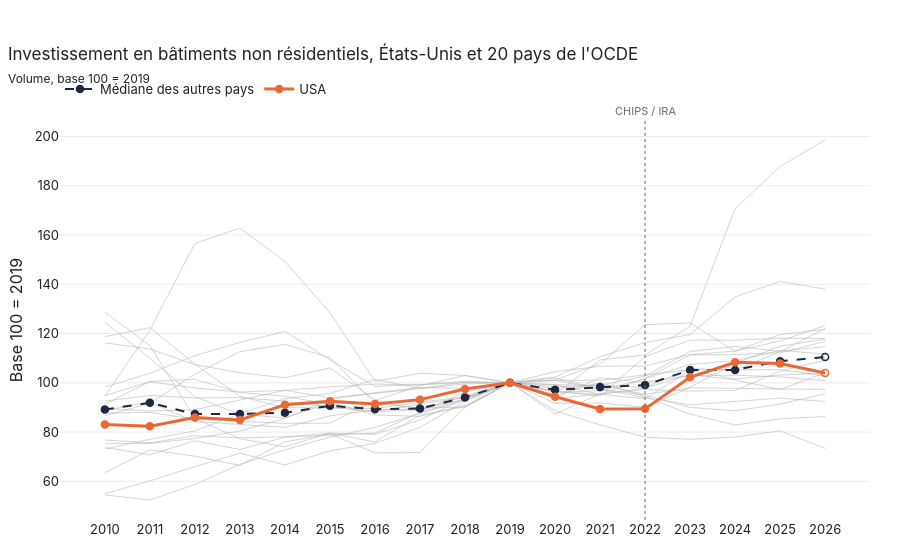

Notebook code cell kept with this figure:
### Markdown cell above
## 4. Comparaison entre pays

### Code cell
plot_spaghetti(oecd, 'quarter', 'USA',
               title="Investissement en bâtiments non résidentiels, États-Unis et 20 pays de l'OCDE",
               subtitle='Volume, base 100 = 2019')

### Figure 1 — Plotly figure (JSON) as saved in the notebook; plotly's stock layout.template omitted (floating-point values rounded to 4 significant figures)
{"data": [{"hovertemplate": "AUS : %{y:.0f}<extra></extra>", "line": {"color": "#b8b8b8", "width": 1}, "mode": "lines", "name": "AUS", "opacity": 0.6, "showlegend": false, "type": "scatter", "x": [2010, 2011, 2012, 2013, 2014, 2015, 2016, 2017, 2018, 2019, 2020, 2021, 2022, 2023, 2024, 2025, 2026], "y": [94.61, 121.4, 156.5, 162.8, 149.3, 128.5, 100.6, 103.9, 103.0, 100.0, 96.22, 96.79, 101.7, 111.3, 111.5, 112.2, 116.8]}, {"hovertemplate": "AUT : %{y:.0f}<extra></extra>", "line": {"color": "#b8b8b8", "width": 1}, "mode": "lines", "name": "AUT", "opacity": 0.6, "showlegend": false, "type": "scatter", "x": [2010, 2011, 2012, 2013, 2014, 2015, 2016, 2017, 2018, 2019, 2020, 2021, 2022, 2023, 2024, 2025, 2026], "y": [91.33, 100.6, 101.4, 96.06, 94.57, 91.22, 88.28, 89.07, 94.75, 100.0, 94.9, 100.2, 94.4, 87.3, 82.89, 85.4, 86.28]}, {"hovertemplate": "CAN : %{y:.0f}<extra></extra>", "line": {"color": "#b8b8b8", "width": 1}, "mode": "lines", "name": "CAN", "opacity": 0.6, "showlegend": false, "type": "scatter", "x": [2010, 2011, 2012, 2013, 2014, 2015, 2016, 2017, 2018, 2019, 2020, 2021, 2022, 2023, 2024, 2025, 2026], "y": [98.28, 103.8, 111.1, 116.4, 120.9, 109.4, 98.52, 99.35, 100.1, 100.0, 93.62, 95.36, 101.7, 107.5, 108.9, 113.1, 111.7]}, {"hovertemplate": "CZE : %{y:.0f}<extra></extra>", "line": {"color": "#b8b8b8", "width": 1}, "mode": "lines", "name": "CZE", "opacity": 0.6, "showlegend": false, "type": "scatter", "x": [2010, 2011, 2012, 2013, 2014, 2015, 2016, 2017, 2018, 2019, 2020, 2021, 2022, 2023, 2024, 2025, 2026], "y": [116.2, 113.7, 107.4, 104.1, 102.0, 106.0, 93.07, 88.34, 96.11, 100.0, 99.24, 99.02, 98.11, 105.7, 105.2, 112.6, 122.0]}, {"hovertemplate": "DEU : %{y:.0f}<extra></extra>", "line": {"color": "#b8b8b8", "width": 1}, "mode": "lines", "name": "DEU", "opacity": 0.6, "showlegend": false, "type": "scatter", "x": [2010, 2011, 2012, 2013, 2014, 2015, 2016, 2017, 2018, 2019, 2020, 2021, 2022, 2023, 2024, 2025, 2026], "y": [94.81, 100.4, 97.91, 96.25, 96.96, 93.95, 95.71, 97.61, 99.56, 100.0, 102.0, 97.5, 93.98, 91.09, 92.53, 93.78, 92.44]}, {"hovertemplate": "DNK : %{y:.0f}<extra></extra>", "line": {"color": "#b8b8b8", "width": 1}, "mode": "lines", "name": "DNK", "opacity": 0.6, "showlegend": false, "type": "scatter", "x": [2010, 2011, 2012, 2013, 2014, 2015, 2016, 2017, 2018, 2019, 2020, 2021, 2022, 2023, 2024, 2025, 2026], "y": [73.15, 77.05, 80.48, 87.49, 93.56, 95.68, 101.4, 97.71, 100.3, 100.0, 102.3, 110.6, 116.3, 119.6, 134.9, 141.1, 138.0]}, {"hovertemplate": "ESP : %{y:.0f}<extra></extra>", "line": {"color": "#b8b8b8", "width": 1}, "mode": "lines", "name": "ESP", "opacity": 0.6, "showlegend": false, "type": "scatter", "x": [2010, 2011, 2012, 2013, 2014, 2015, 2016, 2017, 2018, 2019, 2020, 2021, 2022, 2023, 2024, 2025, 2026], "y": [124.6, 110.0, 94.39, 87.19, 85.75, 91.95, 86.96, 86.37, 90.91, 100.0, 91.69, 91.8, 90.06, 98.19, 107.9, 114.9, 117.7]}, {"hovertemplate": "FIN : %{y:.0f}<extra></extra>", "line": {"color": "#b8b8b8", "width": 1}, "mode": "lines", "name": "FIN", "opacity": 0.6, "showlegend": false, "type": "scatter", "x": [2010, 2011, 2012, 2013, 2014, 2015, 2016, 2017, 2018, 2019, 2020, 2021, 2022, 2023, 2024, 2025, 2026], "y": [87.71, 87.99, 85.19, 84.51, 83.55, 83.65, 92.84, 98.82, 103.0, 100.0, 101.1, 97.43, 95.05, 90.04, 88.64, 91.34, 95.55]}, {"hovertemplate": "FRA : %{y:.0f}<extra></extra>", "line": {"color": "#b8b8b8", "width": 1}, "mode": "lines", "name": "FRA", "opacity": 0.6, "showlegend": false, "type": "scatter", "x": [2010, 2011, 2012, 2013, 2014, 2015, 2016, 2017, 2018, 2019, 2020, 2021, 2022, 2023, 2024, 2025, 2026], "y": [92.58, 94.84, 93.9, 93.99, 92.56, 90.15, 88.27, 91.47, 93.95, 100.0, 93.76, 102.1, 100.1, 103.0, 103.1, 102.4, 100.9]}, {"hovertemplate": "GBR : %{y:.0f}<extra></extra>", "line": {"color": "#b8b8b8", "width": 1}, "mode": "lines", "name": "GBR", "opacity": 0.6, "showlegend": false, "type": "scatter", "x": [2010, 2011, 2012, 2013, 2014, 2015, 2016, 2017, 2018, 2019, 2020, 2021, 2022, 2023, 2024, 2025, 2026], "y": [75.45, 75.37, 77.45, 80.45, 85.55, 93.23, 95.98, 98.07, 97.8, 100.0, 87.35, 95.49, 97.28, 96.68, 96.87, 104.7, 109.2]}, {"hovertemplate": "IRL : %{y:.0f}<extra></extra>", "line": {"color": "#b8b8b8", "width": 1}, "mode": "lines", "name": "IRL", "opacity": 0.6, "showlegend": false, "type": "scatter", "x": [2010, 2011, 2012, 2013, 2014, 2015, 2016, 2017, 2018, 2019, 2020, 2021, 2022, 2023, 2024, 2025, 2026], "y": [54.48, 52.44, 58.72, 66.89, 72.8, 77.98, 81.9, 87.65, 92.83, 100.0, 88.62, 82.93, 77.94, 77.08, 78.0, 80.49, 73.39]}, {"hovertemplate": "ISR : %{y:.0f}<extra></extra>", "line": {"color": "#b8b8b8", "width": 1}, "mode": "lines", "name": "ISR", "opacity": 0.6, "showlegend": false, "type": "scatter", "x": [2010, 2011, 2012, 2013, 2014, 2015, 2016, 2017, 2018, 2019, 2020, 2021, 2022, 2023, 2024, 2025, 2026], "y": [55.0, 60.18, 65.99, 71.44, 66.64, 72.38, 75.41, 81.97, 92.51, 100.0, 101.2, 107.7, 123.6, 124.3, 112.9, 117.0, 123.3]}, {"hovertemplate": "ITA : %{y:.0f}<extra></extra>", "line": {"color": "#b8b8b8", "width": 1}, "mode": "lines", "name": "ITA", "opacity": 0.6, "showlegend": false, "type": "scatter", "x": [2010, 2011, 2012, 2013, 2014, 2015, 2016, 2017, 2018, 2019, 2020, 2021, 2022, 2023, 2024, 2025, 2026], "y": [118.7, 122.4, 107.6, 94.53, 89.94, 89.65, 89.56, 92.19, 94.24, 100.0, 95.3, 109.3, 111.3, 123.0, 170.7, 187.8, 198.6]}, {"hovertemplate": "JPN : %{y:.0f}<extra></extra>", "line": {"color": "#b8b8b8", "width": 1}, "mode": "lines", "name": "JPN", "opacity": 0.6, "showlegend": false, "type": "scatter", "x": [2010, 2011, 2012, 2013, 2014, 2015, 2016, 2017, 2018, 2019, 2020, 2021, 2022, 2023, 2024, 2025, 2026], "y": [89.51, 88.57, 89.07, 92.88, 96.95, 98.38, 99.45, 99.15, 100.7, 100.0, 97.72, 99.16, 95.32, 97.95, 97.75, 97.5, 97.33]}, {"hovertemplate": "NLD : %{y:.0f}<extra></extra>", "line": {"color": "#b8b8b8", "width": 1}, "mode": "lines", "name": "NLD", "opacity": 0.6, "showlegend": false, "type": "scatter", "x": [2010, 2011, 2012, 2013, 2014, 2015, 2016, 2017, 2018, 2019, 2020, 2021, 2022, 2023, 2024, 2025, 2026], "y": [88.83, 92.14, 84.27, 83.06, 81.93, 86.57, 89.06, 89.26, 93.32, 100.0, 100.9, 101.0, 103.2, 105.3, 105.3, 105.4, 102.7]}, {"hovertemplate": "NOR : %{y:.0f}<extra></extra>", "line": {"color": "#b8b8b8", "width": 1}, "mode": "lines", "name": "NOR", "opacity": 0.6, "showlegend": false, "type": "scatter", "x": [2010, 2011, 2012, 2013, 2014, 2015, 2016, 2017, 2018, 2019, 2020, 2021, 2022, 2023, 2024, 2025, 2026], "y": [86.64, 91.68, 103.5, 112.6, 115.6, 110.3, 91.65, 89.88, 90.14, 100.0, 96.59, 94.58, 110.6, 117.4, 117.3, 118.1, 118.0]}, {"hovertemplate": "NZL : %{y:.0f}<extra></extra>", "line": {"color": "#b8b8b8", "width": 1}, "mode": "lines", "name": "NZL", "opacity": 0.6, "showlegend": false, "type": "scatter", "x": [2010, 2011, 2012, 2013, 2014, 2015, 2016, 2017, 2018, 2019, 2020, 2021, 2022, 2023, 2024, 2025, 2026], "y": [76.76, 75.67, 78.52, 77.65, 78.1, 79.57, 79.13, 84.93, 93.72, 100.0, 98.4, 99.02, 102.7, 112.8, 114.8, 112.8, 114.7]}, {"hovertemplate": "POL : %{y:.0f}<extra></extra>", "line": {"color": "#b8b8b8", "width": 1}, "mode": "lines", "name": "POL", "opacity": 0.6, "showlegend": false, "type": "scatter", "x": [2010, 2011, 2012, 2013, 2014, 2015, 2016, 2017, 2018, 2019, 2020, 2021, 2022, 2023, 2024, 2025, 2026], "y": [63.54, 72.84, 70.2, 66.5, 76.02, 79.27, 71.54, 71.74, 90.16, 100.0, 96.53, 95.36, 97.88, 103.4, 101.2, 97.26, 104.1]}, {"hovertemplate": "PRT : %{y:.0f}<extra></extra>", "line": {"color": "#b8b8b8", "width": 1}, "mode": "lines", "name": "PRT", "opacity": 0.6, "showlegend": false, "type": "scatter", "x": [2010, 2011, 2012, 2013, 2014, 2015, 2016, 2017, 2018, 2019, 2020, 2021, 2022, 2023, 2024, 2025, 2026], "y": [128.6, 115.1, 85.52, 77.32, 74.04, 79.59, 75.98, 86.94, 90.23, 100.0, 104.5, 106.7, 106.8, 111.5, 112.9, 119.6, 121.7]}, {"hovertemplate": "SWE : %{y:.0f}<extra></extra>", "line": {"color": "#b8b8b8", "width": 1}, "mode": "lines", "name": "SWE", "opacity": 0.6, "showlegend": false, "type": "scatter", "x": [2010, 2011, 2012, 2013, 2014, 2015, 2016, 2017, 2018, 2019, 2020, 2021, 2022, 2023, 2024, 2025, 2026], "y": [73.8, 70.8, 76.49, 72.93, 77.91, 78.88, 79.59, 87.9, 93.48, 100.0, 99.29, 95.34, 93.54, 105.0, 101.6, 103.2, 104.0]}, {"hovertemplate": "Médiane des autres pays : %{y:,.0f}<extra></extra>", "line": {"color": "#1b2a41", "dash": "dash", "width": 2}, "marker": {"color": "#1b2a41", "line": {"color": "#1b2a41", "width": 1.5}, "size": 7, "symbol": ["circle", "circle", "circle", "circle", "circle", "circle", "circle", "circle", "circle", "circle", "circle", "circle", "circle", "circle", "circle", "circle", "circle-open"]}, "mode": "lines+markers", "name": "Médiane des autres pays", "type": "scatter", "x": [2010, 2011, 2012, 2013, 2014, 2015, 2016, 2017, 2018, 2019, 2020, 2021, 2022, 2023, 2024, 2025, 2026], "y": [89.17, 91.91, 87.3, 87.34, 87.85, 90.68, 89.31, 89.57, 94.1, 100.0, 97.16, 98.26, 99.12, 105.2, 105.2, 108.8, 110.4]}, {"hovertemplate": "USA : %{y:,.0f}<extra></extra>", "line": {"color": "#eb6834", "width": 3}, "marker": {"color": "#eb6834", "line": {"color": "#eb6834", "width": 1.5}, "size": 7, "symbol": ["circle", "circle", "circle", "circle", "circle", "circle", "circle", "circle", "circle", "circle", "circle", "circle", "circle", "circle", "circle", "circle", "circle-open"]}, "mode": "lines+markers", "name": "USA", "type": "scatter", "x": [2010, 2011, 2012, 2013, 2014, 2015, 2016, 2017, 2018, 2019, 2020, 2021, 2022, 2023, 2024, 2025, 2026], "y": [83.09, 82.4, 85.92, 84.95, 91.1, 92.5, 91.44, 93.18, 97.47, 100.0, 94.37, 89.36, 89.43, 102.2, 108.3, 107.8, 104.0]}], "layout": {"annotations": [{"font": {"color": "#6b6b6b", "size": 11}, "showarrow": false, "text": "CHIPS / IRA", "x": 2022, "xanchor": "center", "y": 1, "yanchor": "bottom", "yref": "paper"}], "hovermode": "closest", "shapes": [{"line": {"color": "#6b6b6b", "dash": "dot", "width": 1}, "type": "line", "x0": 2022, "x1": 2022, "xref": "x", "y0": 0, "y1": 1, "yref": "y domain"}], "title": {"subtitle": {"text": "Volume, base 100 = 2019"}, "text": "Investissement en bâtiments non résidentiels, États-Unis et 20 pays de l'OCDE"}, "yaxis": {"title": {"text": "Base 100 = 2019"}}}}
